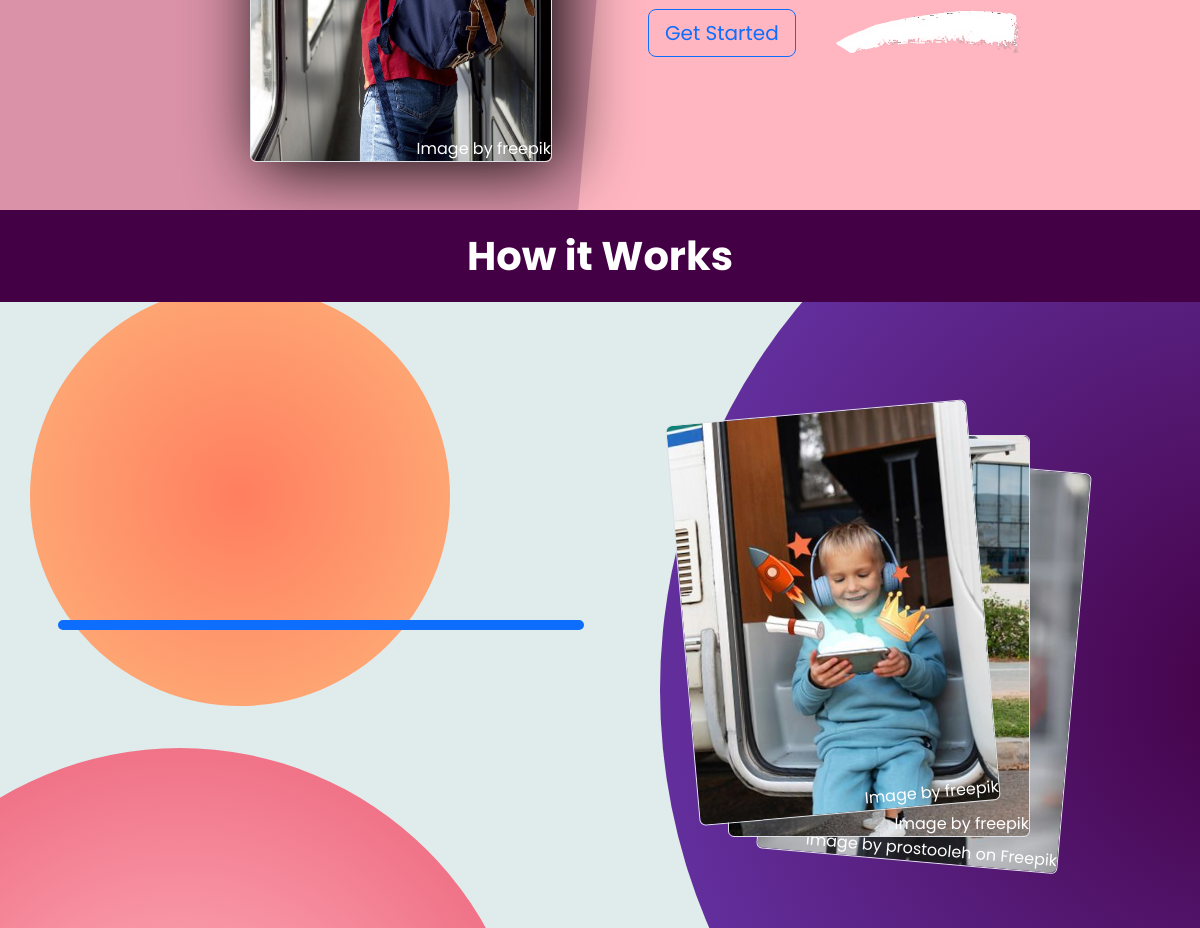
The app's page / (lower part), older data.
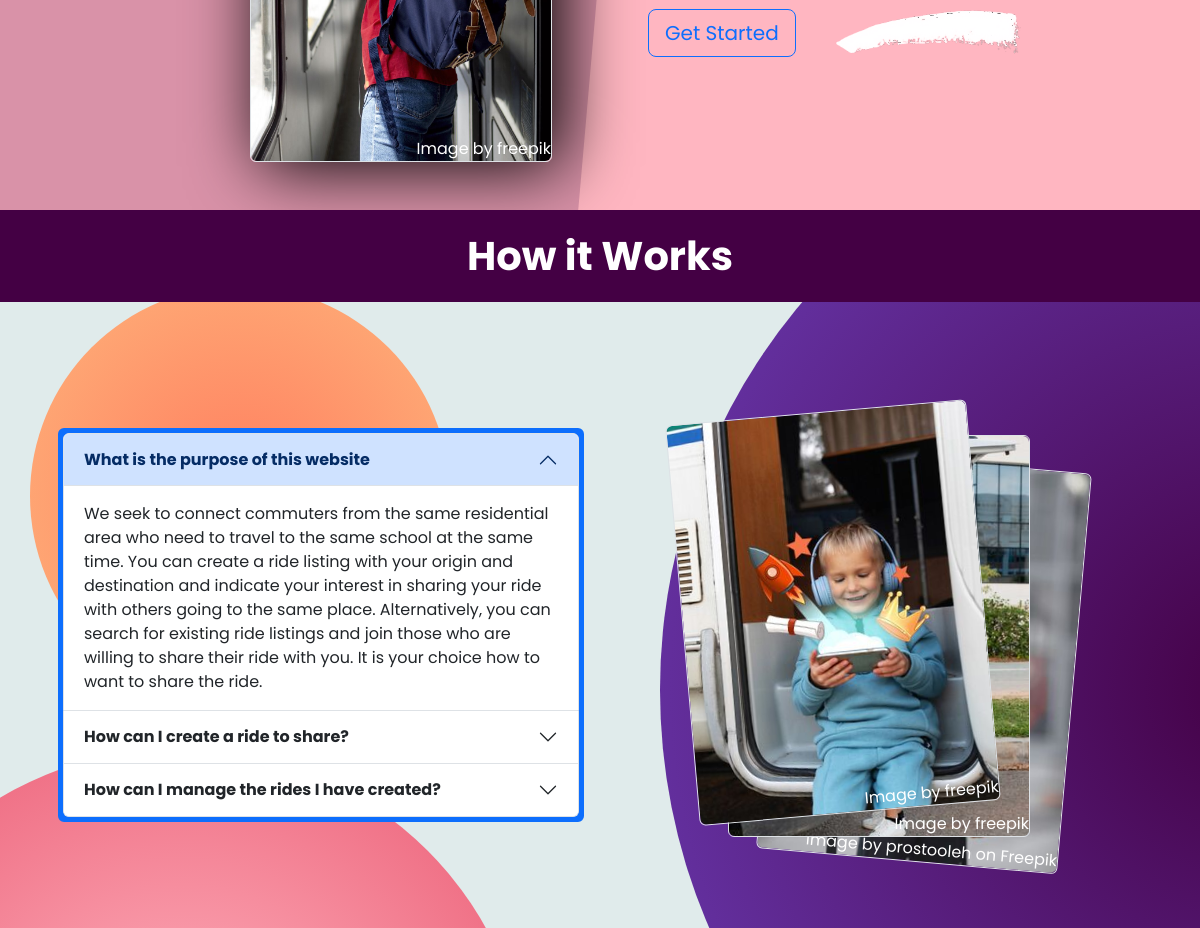
The same page, newer data.
### RideSharing/models.py (models this page shows, shortened)
class FAQ(models.Model):
    question = models.CharField(max_length=255)
    answer = models.TextField()

### RideSharing/views.py (the view)
# urls.py: path("", views.index, name="index"),
def index(request):
    faq = FAQ.objects.all()
    return render(request, "index.html", {
        'faq': faq,
        'hero': True
    })

### RideSharing/templates/index.html (shortened to what this page needs)
{% extends "layout.html" %}
{% block body %}
{% include 'component_snippets/hero.html' %}
<div style="background: #404;">
    <div class="p-3 text-center">
        <strong class="fs-1" style="color: white;">How it Works</strong>
    </div>
</div>
<div class="position-relative" style="overflow: hidden;">
    {% include 'component_snippets/faq.html' with faq=faq %}
</div>
{% endblock %}

### RideSharing/templates/component_snippets/faq.html (shortened to what this page needs)
<div class="container py-5">
    <div class="row row-cols-1 row-cols-md-2 g-0 mx-auto" style="overflow: hidden;">
        <div class="col p-3 d-flex align-items-center">
            <div style="height: fit-content;" class="w-100 border bg-primary rounded border-5 border-primary accordion" onclick="handle_accordion_click()" id="accordionFAQ">
                {% for item in faq %}
                <div class="accordion-item">
                    <h2 class="accordion-header">
                        <button class="accordion-button {% if item.id == 1 %}{% else %}collapsed{% endif %}"
                        type="button" data-bs-toggle="collapse"
                        data-bs-target="#panelsStayOpen-collapse{{item.id}}"
                        aria-expanded="{% if item.id == 1 %}true{% else %}false{% endif %}" aria-controls="panelsStayOpen-collapse{{item.id}}">
                            <b>
                                {{item.question}}
                            </b>
                        </button>
                    </h2>
                    <div id="panelsStayOpen-collapse{{item.id}}" data-bs-parent="#accordionFAQ"
                    class="accordion-collapse collapse {% if item.id == 1 %}show{% endif %}">
                        <div class="accordion-body">
                            {{item.answer|safe}}
                        </div>
                    </div>
                </div>
                {% endfor %}
            </div>
        </div>
        <div class="col">
            <div class="position-absolute circle circleA"></div>
            <div class="position-absolute circle circleB"></div>
            <div class="w-100 position-relative h-100" id="card_shuffle_div" style="min-height: 550px;">
                <div class="position-absolute d-inline-block border rounded postions positionA">
                    <img src="../static/imgs/faq/magic-baby-optimized.jpg"
                    class="rounded"
                    style="width: 300px; height: 400px; object-fit: cover;">
                    <a href="https://www.freepik.com/free-photo/gamification-creative-collage-concept_25598773.htm#fromView=search&page=1&position=7&uuid=11e362f2-a71b-4090-9907-5611b799faad">Image by freepik</a>
                </div>
                <div class="position-absolute d-inline-block border rounded postions positionB">
                    <a href="https://www.freepik.com/free-photo/young-boy-getting-back-school_29014562.htm#fromView=search&page=1&position=18&uuid=11e362f2-a71b-4090-9907-5611b799faad">Image by freepik</a>
                </div>
                <div class="position-absolute d-inline-block border rounded postions positionC">
                    <a href="https://www.freepik.com/free-photo/african-boy-holds-antiseptick_11161588.htm#fromView=search&page=2&position=28&uuid=11e362f2-a71b-4090-9907-5611b799faad">Image by prostooleh on Freepik</a>
                </div>
            </div>
        </div>
    </div>
</div>

Row changes from the older to the newer data that the page shows:
added FAQ: question "What is the purpose of this website", answer "We seek to connect commuters from the same residential area who need to travel to the same school at the same time. You can create a ride listing with your origin and destination and indicate your interest in sharing your ride with others going to the same place. Alternatively, you can search for existing ride listings and join those who are willing to share their ride with you. It is your choice how to want to share the ride."
added FAQ: question "How can I create a ride to share?"
added FAQ: question "How can I manage the rides I have created?"
